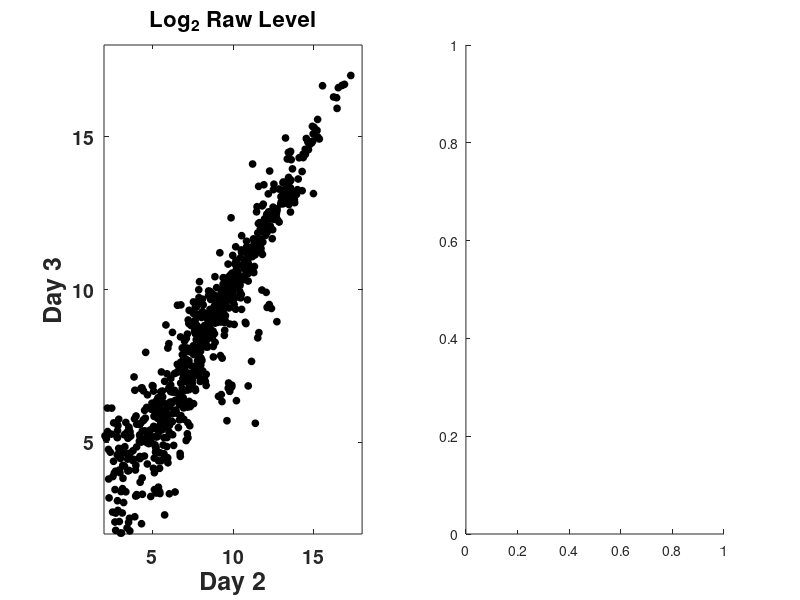

The MATLAB source for this figure: (Note: this script raises an error after producing the figure.)
%%
load ethanol_metab.mat
%%
load raw_data
%%
Marker = { 'ko', 'MarkerFaceColor', 'k', 'MarkerSize', 5 }; 
subplot(1,2,1)
for i=1:9
    k = 3*(i-1)+2;
    
    x = log2( dat(:,k) );
    y = log2( dat(:,k+1) );
    
    a = ( x' * y ) / ( x' * x )
    
plot(  a*x, y, Marker{:} ), hold on


% Mean = 0.5*(a*x+y);
% CV = abs(a*x - y)./Mean;
% plot(  Mean, CV, '.' ), hold on 
end
xlim([2 18] )
ylim([2 18] )

set( gca, 'FontWeight', 'Bold', 'FontSize', 14 );
h(1) = xlabel( 'Day 2' );    
h(2) = ylabel( 'Day 3' );   
hh = title( 'Log_2 Raw Level' );
%sett( h, 16 );                                
set(h, 'fontsize', 18, 'FontWeight', 'bold');
set(hh, 'fontsize', 16, 'FontWeight', 'bold');
%


subplot(1,2,2)
for i=1:9
    k = 3*(i-1)+2;
    
    x = log( dat_ref(:,k) );
    y = log( dat_ref(:,k+1) );
    
    a = ( x' * y ) / ( x' * x )
    
plot(  a*x, y, Marker{:} ), hold on


% Mean = 0.5*(a*x+y);
% CV = abs(a*x - y)./Mean;
% plot(  Mean, CV, '.' ), hold on 
end
xlim([-5 5] )
ylim([-5 5] )


set( gca, 'FontWeight', 'Bold', 'FontSize', 14 );
h(1) = xlabel( 'Day 2' );    
h(2) = ylabel( 'Day 3' );   
hh = title( 'Log_2 Fold Change' );
%sett( h, 16 );                                
set(h, 'fontsize', 18, 'FontWeight', 'bold');
set(hh, 'fontsize', 16, 'FontWeight', 'bold');



%%
pdf( 'reproducibility', [9 5] );
